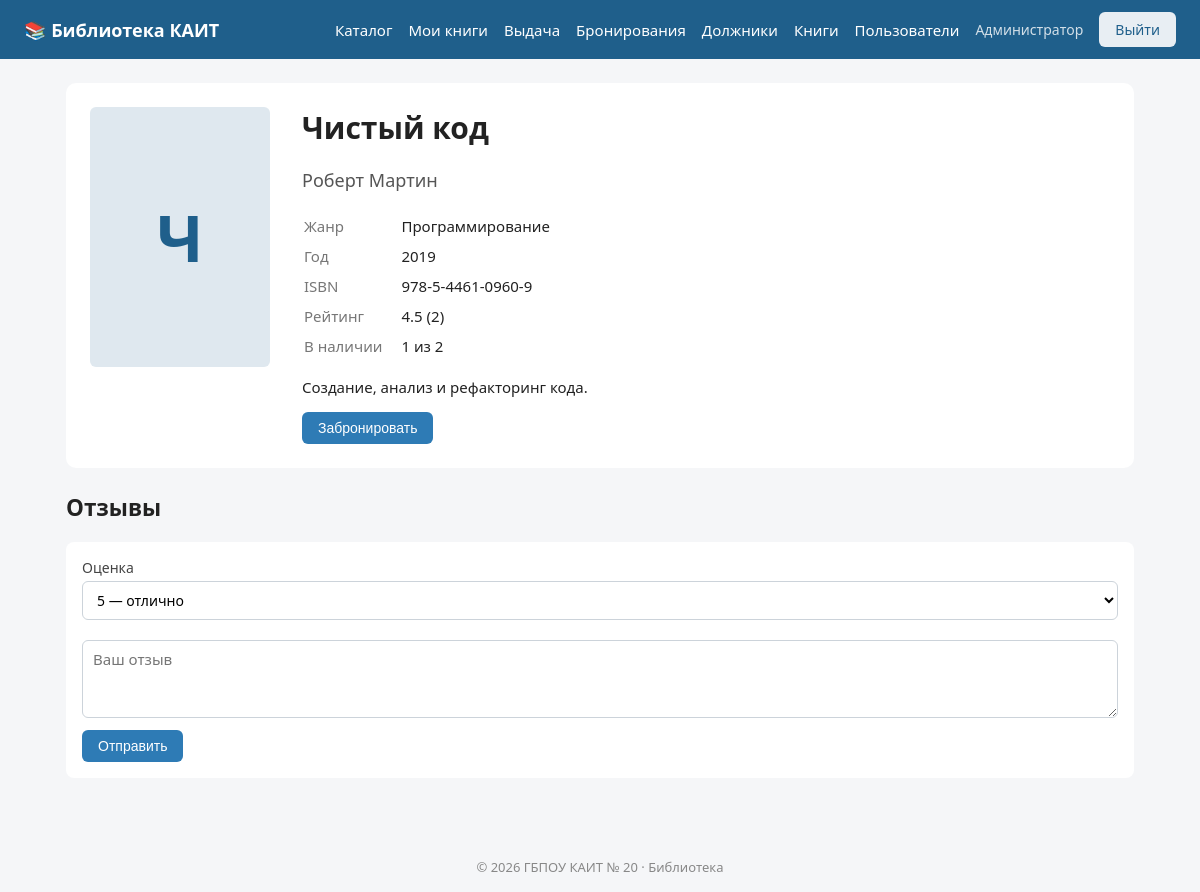
The app's page /public/index.php?page=book&id=1 (signed in) with its own data.
### tables this page shows
CREATE TABLE IF NOT EXISTS users (
    id INT AUTO_INCREMENT PRIMARY KEY,
    full_name VARCHAR(150) NOT NULL,
    email VARCHAR(150) NOT NULL UNIQUE,
    password VARCHAR(255) NOT NULL,
    role ENUM('reader', 'librarian', 'admin') NOT NULL DEFAULT 'reader',
    category ENUM('student', 'teacher', 'staff') NOT NULL DEFAULT 'student',
    group_name VARCHAR(20) NULL,
    phone VARCHAR(20) NULL,
    is_blocked TINYINT(1) NOT NULL DEFAULT 0,
    created_at DATETIME NOT NULL
);

CREATE TABLE IF NOT EXISTS books (
    id INT AUTO_INCREMENT PRIMARY KEY,
    title VARCHAR(255) NOT NULL,
    author VARCHAR(255) NOT NULL,
    genre_id INT NULL,
    year SMALLINT NULL,
    isbn VARCHAR(20) NULL,
    description TEXT NULL,
    cover VARCHAR(255) NULL,
    created_at DATETIME NOT NULL,
    FOREIGN KEY (genre_id) REFERENCES genres(id)
);

CREATE TABLE IF NOT EXISTS genres (
    id INT AUTO_INCREMENT PRIMARY KEY,
    name VARCHAR(100) NOT NULL
);

### src/helpers.php (called while the page is built, shortened)
<?php
function e($value)
{
    return htmlspecialchars((string)$value, ENT_QUOTES, 'UTF-8');
}
function render($template, $vars = [])
{
    extract($vars);
    $user = Auth::user();
    require __DIR__ . '/../templates/' . $template . '.php';
    $content = ob_get_clean();
    require __DIR__ . '/../templates/layout.php';
}

### src/Database.php (called while the page is built, shortened)
<?php
class Database
{
    private static $pdo = null;
    public static function get()
    {
        if (self::$pdo === null) {
            if (DB_DRIVER === 'sqlite') {
                $dsn = 'sqlite:' . DB_NAME;
                self::$pdo = new PDO($dsn);
            } else {
                $dsn = 'mysql:host=' . DB_HOST . ';port=' . DB_PORT . ';dbname=' . DB_NAME . ';charset=utf8mb4';
                self::$pdo = new PDO($dsn, DB_USER, DB_PASS);
            }
            self::$pdo->setAttribute(PDO::ATTR_ERRMODE, PDO::ERRMODE_EXCEPTION);
            self::$pdo->setAttribute(PDO::ATTR_DEFAULT_FETCH_MODE, PDO::FETCH_ASSOC);
        }
        return self::$pdo;
    }
    public static function fetchAll($sql, $params = [])
    {
        $stmt = self::get()->prepare($sql);
        $stmt->execute($params);
        return $stmt->fetchAll();
    }
    public static function fetchOne($sql, $params = [])
    {
        $stmt = self::get()->prepare($sql);
        $stmt->execute($params);
        $row = $stmt->fetch();
        return $row === false ? null : $row;
    }
}

### src/BookRepository.php (called while the page is built, shortened)
<?php
class BookRepository
{
    public static function find($id)
    {
        $book = Database::fetchOne(
            'SELECT b.*, g.name AS genre FROM books b LEFT JOIN genres g ON g.id = b.genre_id WHERE b.id = ?',
            [$id]
        );
        if ($book) {
            $book['available'] = self::availableCount($book['id']);
            $book['copies'] = Database::fetchAll('SELECT * FROM copies WHERE book_id = ? ORDER BY inventory_number', [$id]);
            $book['rating'] = Database::fetchOne(
                'SELECT ROUND(AVG(rating), 1) AS avg, COUNT(*) AS cnt FROM reviews WHERE book_id = ?',
                [$id]
            );
        }
        return $book;
    }
    public static function availableCount($bookId)
    {
        $row = Database::fetchOne(
            "SELECT COUNT(*) AS cnt FROM copies WHERE book_id = ? AND status = 'available'",
            [$bookId]
        );
        return (int)$row['cnt'];
    }
}

### src/Auth.php (called while the page is built, shortened)
<?php
class Auth
{
    public static function user()
    {
        static $user = null;
        if ($user === null) {
            $user = Database::fetchOne('SELECT * FROM users WHERE id = ?', [$_SESSION['user_id']]);
        }
        return $user;
    }
}

### templates/book.php (the view, shortened to what this page needs)
<div class="book-page" data-book-id="<?= $book['id'] ?>">
    <div class="book-cover">
        <?php if ($book['cover']): ?>
            <img src="uploads/<?= e($book['cover']) ?>" alt="Обложка">
        <?php else: ?>
            <div class="cover-placeholder"><?= e(mb_substr($book['title'], 0, 1)) ?></div>
        <?php endif; ?>
    </div>
    <div class="book-info">
        <h1><?= e($book['title']) ?></h1>
        <p class="author"><?= e($book['author']) ?></p>
        <table class="props">
            <tr><th>Жанр</th><td><?= e($book['genre'] ?? '—') ?></td></tr>
            <tr><th>Год</th><td><?= e($book['year'] ?? '—') ?></td></tr>
            <tr><th>ISBN</th><td><?= e($book['isbn'] ?? '—') ?></td></tr>
            <tr><th>Рейтинг</th><td><?= $book['rating']['cnt'] ? $book['rating']['avg'] . ' (' . $book['rating']['cnt'] . ')' : 'нет оценок' ?></td></tr>
            <tr><th>В наличии</th><td><?= $book['available'] ?> из <?= count($book['copies']) ?></td></tr>
        </table>
        <p><?= nl2br(e($book['description'])) ?></p>
        <?php if ($user): ?>
            <button id="reserve-btn" class="btn">Забронировать</button>
        <?php else: ?>
            <p class="muted"><a href="index.php?page=login">Войдите</a>, чтобы забронировать книгу или оставить отзыв.</p>
        <?php endif; ?>
    </div>
</div>
<section class="reviews">
    <h2>Отзывы</h2>
    <?php if ($user): ?>
        <form id="review-form" class="review-form">
            <label>Оценка
                <select name="rating" id="rating">
                    <option value="5">5 — отлично</option>
                </select>
            </label>
            <textarea name="text" id="review-text" rows="3" maxlength="1000" required placeholder="Ваш отзыв"></textarea>
            <button type="submit" class="btn">Отправить</button>
        </form>
    <?php endif; ?>
</section>

### templates/layout.php (shortened to what this page needs)
<!DOCTYPE html>
<html lang="ru">
<head>
    <link rel="stylesheet" href="assets/css/style.css">
</head>
<body>
<header class="topbar">
    <a class="logo" href="index.php">📚 <?= e(APP_NAME) ?></a>
    <nav>
        <a href="index.php?page=catalog">Каталог</a>
        <?php if ($user): ?>
            <a href="index.php?page=profile">Мои книги</a>
            <?php if (in_array($user['role'], ['librarian', 'admin'])): ?>
                <a href="index.php?page=librarian">Выдача</a>
                <a href="index.php?page=reservations">Бронирования</a>
                <a href="index.php?page=debtors">Должники</a>
                <a href="index.php?page=admin_books">Книги</a>
            <?php endif; ?>
            <?php if ($user['role'] === 'admin'): ?>
                <a href="index.php?page=admin_users">Пользователи</a>
            <?php endif; ?>
            <span class="user-name"><?= e($user['full_name']) ?></span>
            <a href="index.php?page=logout" class="btn btn-light">Выйти</a>
        <?php else: ?>
            <a href="index.php?page=login" class="btn btn-light">Войти</a>
            <a href="index.php?page=register" class="btn">Регистрация</a>
        <?php endif; ?>
    </nav>
</header>
<main class="container">
    <?= $content ?>
</main>
<footer class="footer">
    © <?= date('Y') ?> ГБПОУ КАИТ № 20 · Библиотека
</footer>
</body>
</html>

### public/assets/css/style.css (style rules this page uses)
* { box-sizing: border-box; }
body { margin: 0; font-family: "Segoe UI", Roboto, Arial, sans-serif; font-size: 15px; color: #222; background: #f5f6f8; }
a { color: #1f5f8b; }
.container { max-width: 1100px; margin: 0 auto; padding: 24px 16px 48px; min-height: calc(100vh - 120px); }
.topbar { display: flex; align-items: center; justify-content: space-between; gap: 16px; padding: 12px 24px; background: #1f5f8b; color: #fff; flex-wrap: wrap; }
.topbar a { color: #fff; text-decoration: none; }
.topbar nav { display: flex; gap: 16px; align-items: center; flex-wrap: wrap; }
.logo { font-weight: 700; font-size: 18px; }
.user-name { opacity: .8; font-size: 14px; }
.footer { text-align: center; padding: 16px; color: #888; font-size: 13px; }
.btn { display: inline-block; padding: 8px 16px; border: 0; border-radius: 6px; background: #2e7bb5; color: #fff !important; cursor: pointer; font-size: 14px; text-decoration: none; }
.btn-light { background: #e8eef3; color: #1f5f8b !important; }
input, select, textarea { padding: 8px 10px; border: 1px solid #ccd3da; border-radius: 6px; font: inherit; background: #fff; }
label { display: block; margin-bottom: 12px; font-size: 14px; color: #444; }
label input, label select, label textarea { display: block; width: 100%; margin-top: 4px; }
.cover-placeholder { display: flex; align-items: center; justify-content: center; background: #dfe8ef; color: #1f5f8b; font-size: 28px; font-weight: 700; }
.book-page { display: flex; gap: 32px; background: #fff; padding: 24px; border-radius: 10px; }
.book-cover img, .book-cover .cover-placeholder { width: 180px; height: 260px; object-fit: cover; border-radius: 6px; font-size: 64px; }
.book-info h1 { margin-top: 0; }
.author { font-size: 18px; color: #555; }
.props th { text-align: left; padding: 4px 16px 4px 0; color: #777; font-weight: normal; }
.reviews { margin-top: 24px; }
.review-form { background: #fff; padding: 16px; border-radius: 8px; margin-bottom: 16px; }
.review-form textarea { width: 100%; margin: 8px 0; }

### records on screen
users: full_name "Администратор"
books: title "Ч", title "Чистый код", author "Роберт Мартин", genre.name "Программирование", year "2019", isbn "978-5-4461-0960-9", description "Создание, анализ и рефакторинг кода."

### other values on screen
APP_NAME "Библиотека КАИТ"
$book['rating']['avg'] "4.5"
$book['rating']['cnt'] "2"
$book['available'] "1"
count($book['copies']) "2"
